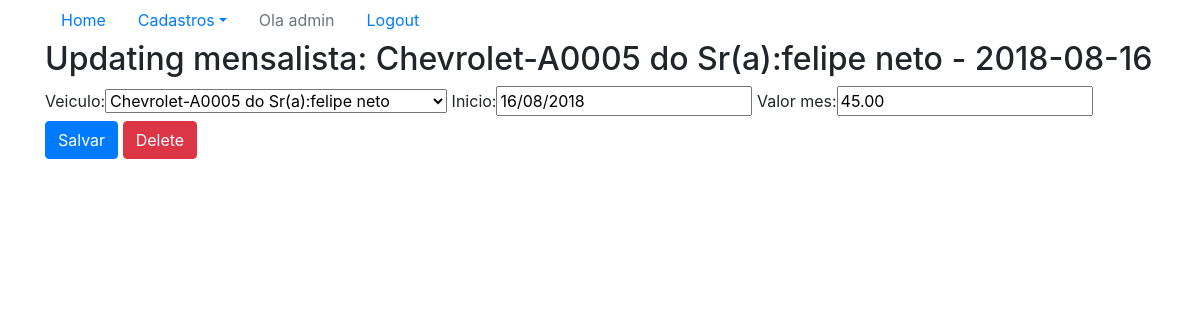
Screenshot of /sistema/mensalista-update/1/ (signed in) with the database file from the repository.
### core/models.py (models this page shows)
class Mensalista(models.Model):
    veiculo = models.ForeignKey(Veiculo, on_delete=models.CASCADE)
    inicio = models.DateField()
    valor_mes = models.DecimalField(max_digits=6, decimal_places=2)
    """ Para remover o erro d: E1101:Class 'Pessoa' has no 'objects' member """
    objects = models.Manager()
    def __str__(self):
        return str(self.veiculo)+' - '+str(self.inicio)

class Veiculo(models.Model):
    marca = models.ForeignKey(Marca, on_delete=models.CASCADE)
    placa = models.CharField(max_length=7)
    proprietario = models.ForeignKey(Pessoa, on_delete=models.CASCADE)
    cor = models.CharField(max_length=15)
    observaces = models.TextField()
    """ Para remover o erro d: E1101:Class 'Pessoa' has no 'objects' member """
    objects = models.Manager()
    def __str__(self):
        return (
            str(self.marca) + '-'+ self.placa + ' do Sr(a):'
            + str(self.proprietario)
        )

class Marca(models.Model):
    nome = models.CharField(max_length=50)
    """ Para remover o erro d: E1101:Class 'Pessoa' has no 'objects' member """
    objects = models.Manager()
    def __str__(self):
        return self.nome

class Pessoa(models.Model):
    nome = models.CharField(max_length=100)
    endereco = models.CharField(max_length=200)
    telefone = models.CharField(max_length=20)
    """ Para remover o erro d: E1101:Class 'Pessoa' has no 'objects' member """
    objects = models.Manager()
    def __str__(self):
        return self.nome

### core/views.py (the view)
# urls.py: re_path(r'^mensalista-update/(?P<id>\d+)/$', mensalista_update,
@login_required
def mensalista_update(request, id):
    data = {}
    mensalista = Mensalista.objects.get(id=id)
    form = MensalistaForm(request.POST or None, instance=mensalista)
    data['mensalista'] = mensalista
    data['form'] = form
    if request.method == 'POST':
        if form.is_valid():
            form.save()
            return redirect('core_lista_mensalistas')
    else:
        return render(request, 'core/update_mensalista.html', data)

### core/forms.py
class MensalistaForm(ModelForm):
    class Meta:
        model  = Mensalista
        fields = '__all__'

### core/templates/core/update_mensalista.html (shortened to what this page needs)
{% extends 'base.html' %}
{% load bootstrap %}
{% block main %}
<div class="row">
    <div class="col">
        <h2>Updating mensalista: {{mensalista}}</h2>
        <form action="{% url 'core_mensalista_update' mensalista.id %}" method="POST">
            {{form|bootstrap}}
            <button type="submit" class="btn btn-primary">Salvar</button>
            <a href="{% url 'core_mensalista_delete' mensalista.id%}" class="btn btn-danger"> Delete </a>
        </form>
    </div>
</div>
{% endblock  %}

### templates/base.html (shortened to what this page needs)
{% load static %}
<!DOCTYPE html>
<html lang="pt-br">
<head>
    <link rel="stylesheet" href="{% static 'bootstrap/css/bootstrap.css' %}">
    <link rel="stylesheet" href="{% static 'css/style.css' %}">
</head>
<body>
    <div class="container">
        {% block menu %}
            <ul class="nav nav-pills">
                <li class="nav-item">
                    <a class="nav-link {{menu_home_ativo}}" href="{% url 'core_home' %}">Home</a>
                </li>
                <li class="nav-item dropdown">
                    <a class="nav-link dropdown-toggle {{menu_cadastro_ativo}}" data-toggle="dropdown" href="#" role="button" aria-haspopup="true" aria-expanded="false">Cadastros</a>
                </li>
                {% if user.is_authenticated  %}
                <li class="nav-item">
                    <a class="nav-link disabled" href="">Ola {{user}} </a>
                </li>
                <li class="nav-item">
                    <a class="nav-link" href=" {% url 'logout' %}">Logout</a>
                </li>
                {% else %}
                <li class="nav-item">
                    <a class="nav-link" href=" {% url 'login' %}">Login</a>
                </li>
                {% endif %}
            </ul>
        {% endblock %}
        {% block main %}
        {% endblock  %}
    </div>
</body>
</html>

### rows the page displays
Mensalista: veiculo+inicio "Chevrolet-A0005 do Sr(a):felipe neto - 2018-08-16", veiculo "Chevrolet-A0005 do Sr(a):felipe neto", inicio "16/08/2018", valor_mes "45.00"

### other values shown
{{ user }} "admin"
